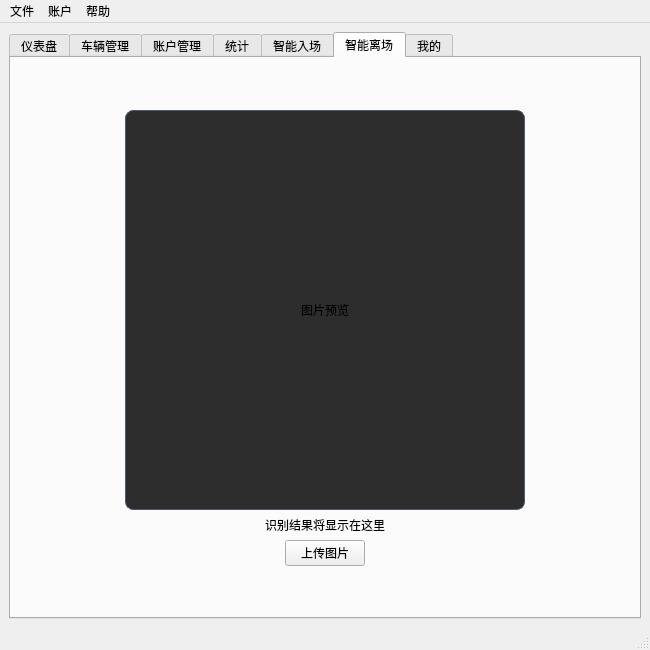
<?xml version="1.0" encoding="UTF-8"?>
<ui version="4.0">
 <class>MainWindow</class>
 <widget class="QMainWindow" name="MainWindow">
  <property name="geometry">
   <rect>
    <x>0</x>
    <y>0</y>
    <width>650</width>
    <height>650</height>
   </rect>
  </property>
  <property name="windowTitle">
   <string>智能停车场管理系统</string>
  </property>
  <widget class="QWidget" name="centralwidget">
   <layout class="QVBoxLayout" name="verticalLayout">
    <item>
     <widget class="QTabWidget" name="tabWidget">
      <property name="currentIndex">
       <number>5</number>
      </property>
      <widget class="QWidget" name="dashboardTab">
       <attribute name="title">
        <string>仪表盘</string>
       </attribute>
       <layout class="QVBoxLayout" name="verticalLayout_3">
        <item>
         <spacer name="verticalSpacer_top">
          <property name="orientation">
           <enum>Qt::Orientation::Vertical</enum>
          </property>
          <property name="sizeType">
           <enum>QSizePolicy::Policy::Expanding</enum>
          </property>
          <property name="sizeHint" stdset="0">
           <size>
            <width>0</width>
            <height>0</height>
           </size>
          </property>
         </spacer>
        </item>
        <item>
         <widget class="QLabel" name="labelQueryPlate">
          <property name="text">
           <string>请输入您的车牌号</string>
          </property>
          <property name="alignment">
           <set>Qt::AlignmentFlag::AlignCenter</set>
          </property>
         </widget>
        </item>
        <item>
         <layout class="QHBoxLayout" name="horizontalLayout_2">
          <item>
           <spacer name="horizontalSpacer_1">
            <property name="orientation">
             <enum>Qt::Orientation::Horizontal</enum>
            </property>
            <property name="sizeHint" stdset="0">
             <size>
              <width>40</width>
              <height>20</height>
             </size>
            </property>
           </spacer>
          </item>
          <item>
           <widget class="QLineEdit" name="lineEditQueryPlate">
            <property name="minimumSize">
             <size>
              <width>250</width>
              <height>30</height>
             </size>
            </property>
            <property name="styleSheet">
             <string notr="true"/>
            </property>
            <property name="alignment">
             <set>Qt::AlignmentFlag::AlignCenter</set>
            </property>
           </widget>
          </item>
          <item>
           <spacer name="horizontalSpacer_dashboard_right">
            <property name="orientation">
             <enum>Qt::Orientation::Horizontal</enum>
            </property>
            <property name="sizeHint" stdset="0">
             <size>
              <width>40</width>
              <height>20</height>
             </size>
            </property>
           </spacer>
          </item>
         </layout>
        </item>
        <item>
         <layout class="QHBoxLayout" name="horizontalLayout_query_button">
          <item>
           <spacer name="horizontalSpacer_query_left">
            <property name="orientation">
             <enum>Qt::Orientation::Horizontal</enum>
            </property>
            <property name="sizeType">
             <enum>QSizePolicy::Policy::Expanding</enum>
            </property>
            <property name="sizeHint" stdset="0">
             <size>
              <width>40</width>
              <height>20</height>
             </size>
            </property>
           </spacer>
          </item>
          <item>
           <widget class="QPushButton" name="pushButtonIntelligentQuery">
            <property name="text">
             <string>智能识别</string>
            </property>
           </widget>
          </item>
          <item>
           <widget class="QPushButton" name="pushButtonQuery">
            <property name="text">
             <string>查询</string>
            </property>
           </widget>
          </item>
          <item>
           <spacer name="horizontalSpacer_query_right">
            <property name="orientation">
             <enum>Qt::Orientation::Horizontal</enum>
            </property>
            <property name="sizeType">
             <enum>QSizePolicy::Policy::Expanding</enum>
            </property>
            <property name="sizeHint" stdset="0">
             <size>
              <width>40</width>
              <height>20</height>
             </size>
            </property>
           </spacer>
          </item>
         </layout>
        </item>
        <item>
         <widget class="QGroupBox" name="groupBoxResult">
          <property name="title">
           <string>查询结果</string>
          </property>
          <layout class="QFormLayout" name="formLayout">
           <item row="0" column="0">
            <widget class="QLabel" name="labelPlateResult">
             <property name="text">
              <string>车牌号：</string>
             </property>
            </widget>
           </item>
           <item row="0" column="1">
            <widget class="QLabel" name="labelPlateValue">
             <property name="text">
              <string/>
             </property>
            </widget>
           </item>
           <item row="1" column="0">
            <widget class="QLabel" name="labelEntryTime">
             <property name="text">
              <string>入场时间：</string>
             </property>
            </widget>
           </item>
           <item row="1" column="1">
            <widget class="QLabel" name="labelEntryTimeValue">
             <property name="text">
              <string/>
             </property>
            </widget>
           </item>
           <item row="2" column="0">
            <widget class="QLabel" name="labelExitTime">
             <property name="text">
              <string>当前时间：</string>
             </property>
            </widget>
           </item>
           <item row="2" column="1">
            <widget class="QLabel" name="labelExitTimeValue">
             <property name="text">
              <string/>
             </property>
            </widget>
           </item>
           <item row="3" column="0">
            <widget class="QLabel" name="labelParkingFee">
             <property name="text">
              <string>停车费用：</string>
             </property>
            </widget>
           </item>
           <item row="3" column="1">
            <widget class="QLabel" name="labelParkingFeeValue">
             <property name="font">
              <font>
               <pointsize>12</pointsize>
               <bold>true</bold>
              </font>
             </property>
             <property name="text">
              <string/>
             </property>
            </widget>
           </item>
          </layout>
         </widget>
        </item>
        <item>
         <layout class="QHBoxLayout" name="horizontalLayout_pay_button">
          <item>
           <spacer name="horizontalSpacer_pay_left">
            <property name="orientation">
             <enum>Qt::Orientation::Horizontal</enum>
            </property>
            <property name="sizeHint" stdset="0">
             <size>
              <width>40</width>
              <height>20</height>
             </size>
            </property>
           </spacer>
          </item>
          <item>
           <widget class="QPushButton" name="pushButtonPay">
            <property name="text">
             <string>去缴费</string>
            </property>
           </widget>
          </item>
         </layout>
        </item>
        <item>
         <spacer name="verticalSpacer">
          <property name="orientation">
           <enum>Qt::Orientation::Vertical</enum>
          </property>
          <property name="sizeHint" stdset="0">
           <size>
            <width>20</width>
            <height>40</height>
           </size>
          </property>
         </spacer>
        </item>
       </layout>
      </widget>
      <widget class="QWidget" name="vehicleTab">
       <attribute name="title">
        <string>车辆管理</string>
       </attribute>
       <layout class="QVBoxLayout" name="verticalLayout_2">
        <item>
         <widget class="QTableView" name="tableViewVehicles"/>
        </item>
        <item>
         <layout class="QHBoxLayout" name="horizontalLayout">
          <item>
           <spacer name="horizontalSpacer">
            <property name="orientation">
             <enum>Qt::Orientation::Horizontal</enum>
            </property>
            <property name="sizeHint" stdset="0">
             <size>
              <width>40</width>
              <height>20</height>
             </size>
            </property>
           </spacer>
          </item>
          <item>
           <widget class="QPushButton" name="pushButtonAddVehicle">
            <property name="text">
             <string>添加车辆</string>
            </property>
           </widget>
          </item>
          <item>
           <widget class="QPushButton" name="pushButtonEditVehicle">
            <property name="text">
             <string>修改车辆</string>
            </property>
           </widget>
          </item>
          <item>
           <widget class="QPushButton" name="pushButtonDeleteVehicle">
            <property name="text">
             <string>删除车辆</string>
            </property>
           </widget>
          </item>
         </layout>
        </item>
       </layout>
      </widget>
      <widget class="QWidget" name="accountTab">
       <attribute name="title">
        <string>账户管理</string>
       </attribute>
       <layout class="QVBoxLayout" name="verticalLayout_4">
        <item>
         <widget class="QTableView" name="tableViewUsers"/>
        </item>
        <item>
         <layout class="QHBoxLayout" name="horizontalLayout_account_buttons">
          <item>
           <spacer name="horizontalSpacer_account_left">
            <property name="orientation">
             <enum>Qt::Orientation::Horizontal</enum>
            </property>
            <property name="sizeHint" stdset="0">
             <size>
              <width>40</width>
              <height>20</height>
             </size>
            </property>
           </spacer>
          </item>
          <item>
           <widget class="QPushButton" name="pushButtonAddUser">
            <property name="text">
             <string>添加用户</string>
            </property>
           </widget>
          </item>
          <item>
           <widget class="QPushButton" name="pushButtonEditUser">
            <property name="text">
             <string>修改用户</string>
            </property>
           </widget>
          </item>
          <item>
           <widget class="QPushButton" name="pushButtonDeleteUser">
            <property name="text">
             <string>删除用户</string>
            </property>
           </widget>
          </item>
         </layout>
        </item>
       </layout>
      </widget>
      <widget class="QWidget" name="statisticsTab">
       <attribute name="title">
        <string>统计</string>
       </attribute>
       <layout class="QFormLayout" name="formLayout_2">
        <item row="0" column="0" colspan="2">
         <widget class="QGroupBox" name="occupancyGroup">
          <property name="title">
           <string>车位占用情况</string>
          </property>
          <layout class="QVBoxLayout" name="verticalLayout_6">
           <item>
            <widget class="QLabel" name="occupancyStatsLabel">
             <property name="text">
              <string>总车位: 50 | 燃油车: 0 | 新能源: 0 | 大型车: 0 |空余: 50</string>
             </property>
            </widget>
           </item>
           <item>
            <widget class="QLabel" name="occupancyBarLabel">
            <property name="minimumSize">
             <size>
              <width>0</width>
              <height>20</height>
             </size>
            </property>
            <property name="text">
             <string/>
            </property>
            </widget>
           </item>
          </layout>
         </widget>
        </item>
        <item row="1" column="0" colspan="2">
         <widget class="QGroupBox" name="revenueGroup">
          <property name="title">
           <string>今日营收</string>
          </property>
          <layout class="QVBoxLayout" name="verticalLayout_7">
           <item>
            <widget class="QLabel" name="revenueStatsLabel">
             <property name="text">
              <string>总收入: ¥0.00 | 临时车: ¥0.00 | 月卡: ¥0.00</string>
             </property>
            </widget>
           </item>
           <item>
            <widget class="QLabel" name="revenueBarLabel">
             <property name="minimumSize">
              <size>
               <width>0</width>
               <height>20</height>
              </size>
             </property>
             <property name="text">
              <string/>
             </property>
            </widget>
           </item>
          </layout>
         </widget>
        </item>
        <item row="2" column="0">
         <spacer name="verticalSpacer_2">
          <property name="orientation">
           <enum>Qt::Orientation::Vertical</enum>
          </property>
          <property name="sizeHint" stdset="0">
           <size>
            <width>20</width>
            <height>40</height>
           </size>
          </property>
         </spacer>
        </item>
       </layout>
      </widget>
      <widget class="QWidget" name="intelligentEntryTab">
       <attribute name="title">
        <string>智能入场</string>
       </attribute>
       <layout class="QVBoxLayout" name="verticalLayout_8">
        <item>
         <spacer name="verticalSpacer_5">
          <property name="orientation">
           <enum>Qt::Orientation::Vertical</enum>
          </property>
          <property name="sizeHint" stdset="0">
           <size>
            <width>20</width>
            <height>40</height>
           </size>
          </property>
         </spacer>
        </item>
        <item>
         <layout class="QHBoxLayout" name="horizontalLayout_11">
          <item>
           <spacer name="horizontalSpacer_10">
            <property name="orientation">
             <enum>Qt::Orientation::Horizontal</enum>
            </property>
            <property name="sizeHint" stdset="0">
             <size>
              <width>40</width>
              <height>20</height>
             </size>
            </property>
           </spacer>
          </item>
          <item>
           <widget class="QLabel" name="labelImagePreview">
            <property name="minimumSize">
             <size>
              <width>400</width>
              <height>400</height>
             </size>
            </property>
            <property name="maximumSize">
             <size>
              <width>400</width>
              <height>400</height>
             </size>
            </property>
            <property name="styleSheet">
             <string>border: 1px solid #4f5b6a; background-color: #2d2d2d; border-radius: 8px;</string>
            </property>
            <property name="text">
             <string>图片预览</string>
            </property>
            <property name="alignment">
             <set>Qt::AlignmentFlag::AlignCenter</set>
            </property>
           </widget>
          </item>
          <item>
           <spacer name="horizontalSpacer_11">
            <property name="orientation">
             <enum>Qt::Orientation::Horizontal</enum>
            </property>
            <property name="sizeHint" stdset="0">
             <size>
              <width>40</width>
              <height>20</height>
             </size>
            </property>
           </spacer>
          </item>
         </layout>
        </item>
        <item>
         <widget class="QLabel" name="labelRecognitionResult">
          <property name="text">
           <string>识别结果将显示在这里</string>
          </property>
          <property name="alignment">
           <set>Qt::AlignmentFlag::AlignCenter</set>
          </property>
         </widget>
        </item>
        <item>
         <layout class="QHBoxLayout" name="horizontalLayout_9">
          <item>
           <spacer name="horizontalSpacer_6">
            <property name="orientation">
             <enum>Qt::Orientation::Horizontal</enum>
            </property>
            <property name="sizeHint" stdset="0">
             <size>
              <width>40</width>
              <height>20</height>
             </size>
            </property>
           </spacer>
          </item>
          <item>
           <widget class="QPushButton" name="pushButtonUpload">
            <property name="text">
             <string>上传图片</string>
            </property>
           </widget>
          </item>
          <item>
           <spacer name="horizontalSpacer_7">
            <property name="orientation">
             <enum>Qt::Orientation::Horizontal</enum>
            </property>
            <property name="sizeHint" stdset="0">
             <size>
              <width>40</width>
              <height>20</height>
             </size>
            </property>
           </spacer>
          </item>
         </layout>
        </item>
        <item>
         <spacer name="verticalSpacer_3">
          <property name="orientation">
           <enum>Qt::Orientation::Vertical</enum>
          </property>
          <property name="sizeHint" stdset="0">
           <size>
            <width>20</width>
            <height>40</height>
           </size>
          </property>
         </spacer>
        </item>
       </layout>
      </widget>
      <widget class="QWidget" name="intelligentExitTab">
       <attribute name="title">
        <string>智能离场</string>
       </attribute>
       <layout class="QVBoxLayout" name="verticalLayout_9">
        <item>
         <spacer name="verticalSpacer_6">
          <property name="orientation">
           <enum>Qt::Orientation::Vertical</enum>
          </property>
          <property name="sizeHint" stdset="0">
           <size>
            <width>20</width>
            <height>40</height>
           </size>
          </property>
         </spacer>
        </item>
        <item>
         <layout class="QHBoxLayout" name="horizontalLayout_12">
          <item>
           <spacer name="horizontalSpacer_12">
            <property name="orientation">
             <enum>Qt::Orientation::Horizontal</enum>
            </property>
            <property name="sizeHint" stdset="0">
             <size>
              <width>40</width>
              <height>20</height>
             </size>
            </property>
           </spacer>
          </item>
          <item>
           <widget class="QLabel" name="labelImagePreview_Leave">
            <property name="minimumSize">
             <size>
              <width>400</width>
              <height>400</height>
             </size>
            </property>
            <property name="maximumSize">
             <size>
              <width>400</width>
              <height>400</height>
             </size>
            </property>
            <property name="styleSheet">
             <string>border: 1px solid #4f5b6a; background-color: #2d2d2d; border-radius: 8px;</string>
            </property>
            <property name="text">
             <string>图片预览</string>
            </property>
            <property name="alignment">
             <set>Qt::AlignmentFlag::AlignCenter</set>
            </property>
           </widget>
          </item>
          <item>
           <spacer name="horizontalSpacer_13">
            <property name="orientation">
             <enum>Qt::Orientation::Horizontal</enum>
            </property>
            <property name="sizeHint" stdset="0">
             <size>
              <width>40</width>
              <height>20</height>
             </size>
            </property>
           </spacer>
          </item>
         </layout>
        </item>
        <item>
         <widget class="QLabel" name="labelRecognitionResult_Leave">
          <property name="text">
           <string>识别结果将显示在这里</string>
          </property>
          <property name="alignment">
           <set>Qt::AlignmentFlag::AlignCenter</set>
          </property>
         </widget>
        </item>
        <item>
         <layout class="QHBoxLayout" name="horizontalLayout_10">
          <item>
           <spacer name="horizontalSpacer_8">
            <property name="orientation">
             <enum>Qt::Orientation::Horizontal</enum>
            </property>
            <property name="sizeHint" stdset="0">
             <size>
              <width>40</width>
              <height>20</height>
             </size>
            </property>
           </spacer>
          </item>
          <item>
           <widget class="QPushButton" name="pushButtonUpload_Leave">
            <property name="text">
             <string>上传图片</string>
            </property>
           </widget>
          </item>
          <item>
           <spacer name="horizontalSpacer_9">
            <property name="orientation">
             <enum>Qt::Orientation::Horizontal</enum>
            </property>
            <property name="sizeHint" stdset="0">
             <size>
              <width>40</width>
              <height>20</height>
             </size>
            </property>
           </spacer>
          </item>
         </layout>
        </item>
        <item>
         <spacer name="verticalSpacer_4">
          <property name="orientation">
           <enum>Qt::Orientation::Vertical</enum>
          </property>
          <property name="sizeHint" stdset="0">
           <size>
            <width>20</width>
            <height>40</height>
           </size>
          </property>
         </spacer>
        </item>
       </layout>
      </widget>
      <widget class="QWidget" name="myPageTab">
       <attribute name="title">
        <string>我的</string>
       </attribute>
       <layout class="QVBoxLayout" name="verticalLayout_5">
        <item>
         <layout class="QHBoxLayout" name="horizontalLayout_5">
          <item>
           <widget class="QLabel" name="labelUsernameHeader">
            <property name="text">
             <string>用户名：</string>
            </property>
           </widget>
          </item>
          <item>
           <spacer name="horizontalSpacer_5">
            <property name="orientation">
             <enum>Qt::Orientation::Horizontal</enum>
            </property>
            <property name="sizeHint" stdset="0">
             <size>
              <width>0</width>
              <height>0</height>
             </size>
            </property>
           </spacer>
          </item>
          <item>
           <widget class="QPushButton" name="pushButtonChangePassword">
            <property name="text">
             <string>修改密码</string>
            </property>
           </widget>
          </item>
          <item>
           <widget class="QPushButton" name="pushButtonBindVehicle">
            <property name="text">
             <string>绑定车辆</string>
            </property>
           </widget>
          </item>
         </layout>
        </item>
        <item>
         <widget class="QScrollArea" name="scrollAreaMyVehicles">
          <property name="widgetResizable">
           <bool>true</bool>
          </property>
          <widget class="QWidget" name="scrollAreaWidgetContents">
           <property name="geometry">
            <rect>
             <x>0</x>
             <y>0</y>
             <width>600</width>
             <height>483</height>
            </rect>
           </property>
           <layout class="QVBoxLayout" name="verticalLayout_myVehicles"/>
          </widget>
         </widget>
        </item>
       </layout>
      </widget>
     </widget>
    </item>
   </layout>
  </widget>
  <widget class="QMenuBar" name="menubar">
   <property name="geometry">
    <rect>
     <x>0</x>
     <y>0</y>
     <width>650</width>
     <height>24</height>
    </rect>
   </property>
   <widget class="QMenu" name="menuFile">
    <property name="title">
     <string>文件</string>
    </property>
    <addaction name="actionExit"/>
   </widget>
   <widget class="QMenu" name="menuHelp">
    <property name="title">
     <string>帮助</string>
    </property>
    <addaction name="actionAbout"/>
   </widget>
   <widget class="QMenu" name="menuAccount">
    <property name="title">
     <string>账户</string>
    </property>
    <addaction name="actionLogout"/>
   </widget>
   <addaction name="menuFile"/>
   <addaction name="menuAccount"/>
   <addaction name="menuHelp"/>
  </widget>
  <widget class="QStatusBar" name="statusbar"/>
  <action name="actionExit">
   <property name="text">
    <string>退出</string>
   </property>
  </action>
  <action name="actionLogout">
   <property name="text">
    <string>退出登录</string>
   </property>
  </action>
  <action name="actionAbout">
   <property name="text">
    <string>关于</string>
   </property>
  </action>
 </widget>
 <resources/>
 <connections/>
</ui>
